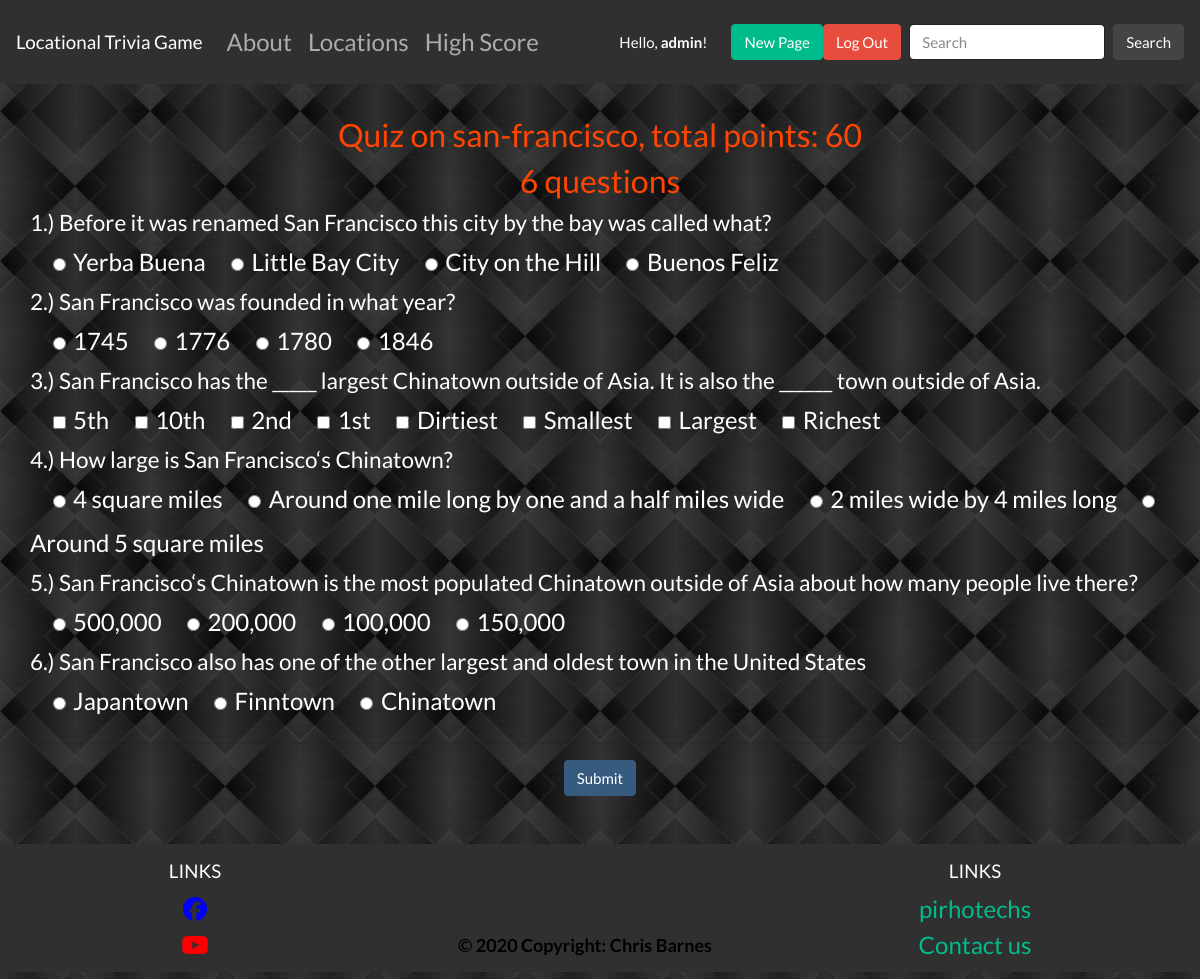
Screenshot of /trivia/san-francisco/ (signed in) with the database file from the repository.
### locations/models.py (models this page shows, shortened)
class Page(models.Model):
    objects = models.Manager()
    slug = models.CharField(max_length=settings.PAGE_TITLE_MAX_LENGTH, blank=True, editable=False, help_text="Unique URL path to access this page. Generated by the system.")
    created = models.DateTimeField(auto_now_add=True, help_text="The date and time this page was created. Automatically generated when the model saves.")
    modified = models.DateTimeField(auto_now=True, help_text="The date and time this page was updated. Automatically generated when the model updates.")
    title = models.CharField(max_length=settings.PAGE_TITLE_MAX_LENGTH, unique=True, default="Title of your page.")
    author = models.ForeignKey(User, on_delete=models.PROTECT, help_text="The user that posted this article.")
    content = models.TextField(default="Write the content of your page here.")

### trivia/models.py (models this page shows)
class Question(models.Model):
    objects = models.Manager()
    quiz = models.ForeignKey(Page, on_delete=models.CASCADE)
    created = models.DateTimeField(auto_now_add=True, help_text="The date&time this question was created. Automatically generated when the model saves.")
    modified = models.DateTimeField(auto_now=True, help_text="The date&time this question was updated. Automatically generated when the model updates.")
    multiple = models.BooleanField(default=False, help_text="Is this a multiple choice answer")
    points = models.IntegerField(default=10, help_text="number of points given for getting the correct answer to this question")
    content = models.CharField(max_length=200, default="Write the content of your question here.")
    def __str__(self):
        return self.content

class Choice(models.Model):
    objects = models.Manager()
    question = models.ForeignKey(Question, on_delete=models.CASCADE)
    created = models.DateTimeField(auto_now_add=True, help_text="The date&time this question was created. Automatically generated when the model saves.")
    modified = models.DateTimeField(auto_now=True, help_text="The date&time this question was updated. Automatically generated when the model updates.")
    content = models.CharField(max_length=200, default="Write the content of your question here.",)
    correct = models.BooleanField(default=False, help_text="Is this the correct answer")
    def was_published_recently(self):
        now = timezone.now()
        return now - datetime.timedelta(days=1) <= self.created <= now
    was_published_recently.admin_order_field = 'created'
    was_published_recently.boolean = True
    was_published_recently.short_description = 'Published recently?'
    def __str__(self):
        return self.content

### trivia/views.py (the view)
# urls.py: path('trivia/', include('trivia.urls')),
def trivia(request, slug):
    template_name = 'trivia/game.html'
    questions = Question.objects.filter(quiz__slug=slug)
    choices = Choice.objects.filter(question__quiz__slug=slug).order_by('created')
    num_questions = questions.count()
    total_points = sum([question.points for question in questions])
    context = {
        'slug': slug,
        'total_points': total_points,
        'num_questions': num_questions,
        'questions': questions,
        'choices': choices,
        'error_message': "You didn't select a choice.",
    }
    return render(request, template_name, context=context)

### trivia/templates/trivia/game.html
{% extends 'base.html' %}
{% block content %}
<div class="row">
    <div class="col text-center">
        <h1>Quiz on {{ slug }}, total points: {{ total_points }}</h1>
        <h1>{{ num_questions }} questions</h1>
    </div>
</div>
<div class="row mb-5">
    <form action="" method="POST" enctype="multipart/form-data">{% csrf_token %}
        {% for question in questions %}<h4>{{ question }}</h5>
            {% for choice in choices %} {% if choice.question == question %}
                {% if question.multiple %}
                    <input type="checkbox" id="choice" name="{{ question }}" value="{{ choice }}"><label for="choice">{{ choice }}</label>
                {% else %}
                    <input type="radio" id="choice" name="choice" value="{{ choice }}"><label for="choice">{{ choice }}</label>
                {% endif %}
            {% endif %} {% endfor %}
        {% endfor %}
        <hr>
        <div class="text-center">
            <a class="btn btn-primary" href="{% url 'highscore' %}">Submit</a>
        </div>
    </form>
</div>
{% endblock %}

### templates/partials/navbar.html (shortened to what this page needs)
<nav class="navbar navbar-expand-lg navbar-dark bg-dark">
    <a class="navbar-brand" href="{% url 'index' %}">Locational Trivia Game</a>
    <div class="collapse navbar-collapse" id="navbarColor01">
        <ul class="navbar-nav mr-auto">
            <li class="nav-item">
                <a class="nav-link" href="{% url 'about' %}">About</a>
            </li>
            <li class="nav-item">
                <a class="nav-link" href="{% url 'list-page' %}">Locations</a>
            </li>
            {% if user.is_authenticated %}
                <li class="nav-item">
                    <a class="nav-link" href="{% url 'highscore' %}">High Score</a>
                </li>
            {% endif %}
        </ul>
        <form class="form-inline ml-auto">
            {% if user.is_authenticated %}
                <div class="text-white">Hello, <strong>{{ user }}</strong>!</div>
                {% if user.is_staff %}
                    <a href="{% url 'create-page' %}" class="btn btn-success ml-4">New Page</a>
                    <a href="{% url 'account_logout' %}" class="btn btn-danger mr-2">Log Out</a>
                {% else %}
                    <a href="{% url 'account_logout' %}" class="btn btn-danger ml-4 mr-2">Log Out</a>
                {% endif %}
            {% endif %}
        </form>
        <form class="form-inline my-2 my-lg-0">
            <input class="form-control mr-sm-2" type="text" placeholder="Search">
            <button class="btn btn-secondary my-2 my-sm-0" type="submit">Search</button>
        </form>
    </div>
</nav>

### static/style.css (style rules this page uses)
body { background: lightgrey url("images/background.jpg") center; }
label { font-size: x-large; color: white; }
ul { color: white; font-size: x-large; }
h1 { color: orangered; font-size: xx-large; }
h2, h3, h4, p { color: white; }
#choice { margin-left: 1.5em; margin-right: 0.5em; }

### rows the page displays
Page: slug "san-francisco"
Question: content "1.) Before it was renamed San Francisco this city by the bay was called what?"
Choice: content "Yerba Buena"
Choice: content "Little Bay City"
Choice: content "City on the Hill"
Choice: content "Buenos Feliz"
Question: content "2.) San Francisco was founded in what year?"
Choice: content "1745"
Choice: content "1776"
Choice: content "1780"
Choice: content "1846"
Question: content "3.) San Francisco has the _____ largest Chinatown outside of Asia. It is also the ______ town outside of Asia."
Choice: content "5th"
Choice: content "10th"
Choice: content "2nd"
Choice: content "1st"
Choice: content "Dirtiest"
Choice: content "Smallest"
Choice: content "Largest"
Choice: content "Richest"
Question: content "4.) How large is San Francisco‘s Chinatown?"
Choice: content "4 square miles"
Choice: content "Around one mile long by one and a half miles wide"
Choice: content "2 miles wide by 4 miles long"
Choice: content "Around 5 square miles"
Question: content "5.) San Francisco‘s Chinatown is the most populated Chinatown outside of Asia about how many people live there?"
Choice: content "500,000"
Choice: content "200,000"
Choice: content "100,000"
Choice: content "150,000"
Question: content "6.) San Francisco also has one of the other largest and oldest town in the United States"
Choice: content "Japantown"
Choice: content "Finntown"
Choice: content "Chinatown"

### other values shown
{{ user }} "admin"
{{ total_points }} "60"
{{ num_questions }} "6"
